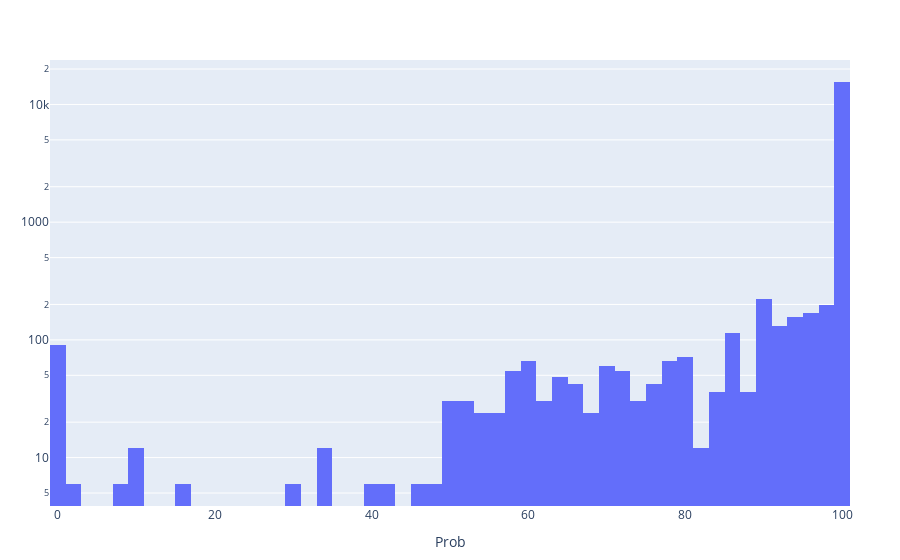

Write notebook code for a chart like this one.
### Code cell
plot(decay_prob_df, x=:Prob, kind = "histogram", nbinsx=100, 
Layout(yaxis_type = "log"))

### Figure 1 — Plotly figure (JSON) as saved in the notebook; plotly's stock layout.template omitted (floating-point values rounded to 4 significant figures; data arrays with more than 128 entries replaced by an {"elided": "..."} marker saying what was removed)
{"data": [{"nbinsx": 100, "type": "histogram", "x": {"elided": "17358 float values"}, "xaxis": "x", "yaxis": "y"}], "layout": {"legend": {"tracegroupgap": 0}, "margin": {"b": 50, "l": 50, "r": 50, "t": 60}, "xaxis": {"title": {"text": "Prob"}}, "yaxis": {"type": "log"}}}
